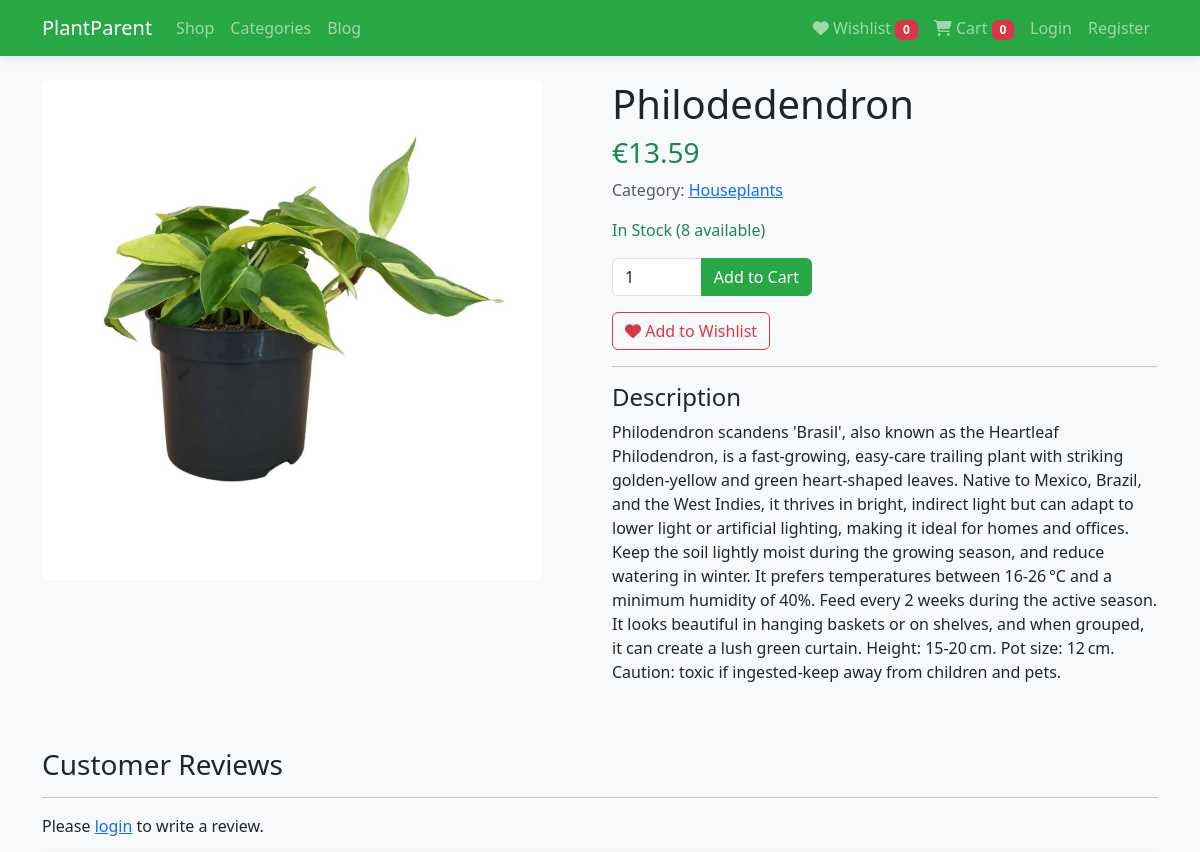
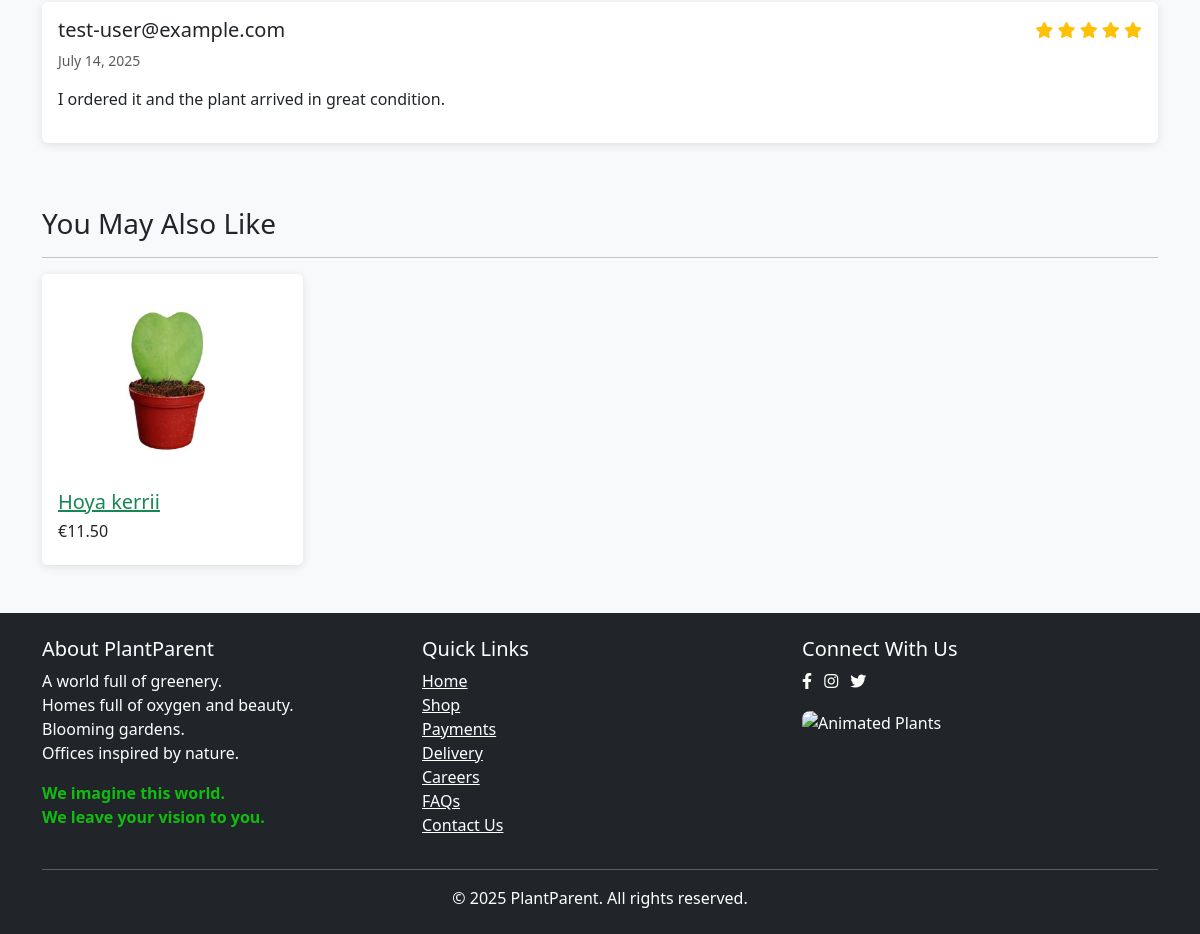
The app's page /philodedendron/ with its own data (2 pictures, top to bottom).
### products/models.py (models this page shows, shortened)
class Product(models.Model):
    name = models.CharField(max_length=200)
    slug = models.SlugField(max_length=200, unique=True)
    description = models.TextField()
    short_description = models.CharField(max_length=300, blank=True)
    price = models.DecimalField(max_digits=10, decimal_places=2)
    category = models.ForeignKey(
        Category,
        related_name='products',
        on_delete=models.SET_NULL,
        null=True
    )
    image = models.ImageField(upload_to='products/')
    stock = models.PositiveIntegerField(default=0)
    available = models.BooleanField(default=True)
    created = models.DateTimeField(auto_now_add=True)
    updated = models.DateTimeField(auto_now=True)
    featured = models.BooleanField(default=False)
    class Meta:
        ordering = ['-created']
        indexes = [
            models.Index(fields=['id', 'slug']),
            models.Index(fields=['name']),
            models.Index(fields=['-created']),
        ]
    def get_absolute_url(self):
        return reverse('products:detail', args=[self.slug])

class Category(models.Model):
    name = models.CharField(max_length=100)
    slug = models.SlugField(max_length=100, unique=True)
    description = models.TextField(blank=True)
    image = models.ImageField(upload_to='categories/', blank=True)
    class Meta:
        verbose_name_plural = "Categories"
        ordering = ['name']
    def get_absolute_url(self):
        return reverse('products:category', args=[self.slug])

### reviews/models.py (models this page shows, shortened)
class Review(models.Model):
    class Rating(models.IntegerChoices):
        ONE = 1, _('★☆☆☆☆')
        TWO = 2, _('★★☆☆☆')
        THREE = 3, _('★★★☆☆')
        FOUR = 4, _('★★★★☆')
        FIVE = 5, _('★★★★★')
    product = models.ForeignKey(
        Product,
        on_delete=models.CASCADE,
        related_name='reviews'
    )
    user = models.ForeignKey(
        settings.AUTH_USER_MODEL,
        on_delete=models.CASCADE,
        related_name='reviews'
    )
    rating = models.IntegerField(choices=Rating.choices)
    comment = models.TextField()
    created_at = models.DateTimeField(auto_now_add=True)
    updated_at = models.DateTimeField(auto_now=True)
    approved = models.BooleanField(default=False)
    class Meta:
        ordering = ['-created_at']

### accounts/models.py (models this page shows, shortened)
class User(AbstractUser):
    username = None
    email = models.EmailField(_('email address'), unique=True)
    phone = models.CharField(max_length=20, blank=True)
    address = models.TextField(blank=True)
    city = models.CharField(max_length=100, blank=True)
    postal_code = models.CharField(max_length=20, blank=True)
    country = models.CharField(max_length=100, blank=True)
    profile_picture = models.ImageField(
        upload_to=user_profile_picture_path,
        blank=True,
        null=True,
        validators=[validate_image_size, validate_image_format],
        help_text=_('Upload a profile picture (max 1MB, formats: JPG, PNG, GIF)')
    )
    receive_newsletter = models.BooleanField(default=False)
    USERNAME_FIELD = 'email'
    REQUIRED_FIELDS = []
    objects = UserManager()
    class Meta:
        permissions = [
            ("can_publish_post", "Can publish blog posts without approval"),
            ("can_edit_all_posts", "Can edit any blog post (not just own)"),
        ]
    class Meta:
        verbose_name = 'User'
        verbose_name_plural = 'Users'

### products/views.py (the view)
# urls.py: path('<slug:slug>/', views.ProductDetailView.as_view(), name='detail'),
class ProductDetailView(DetailView):
    model = Product
    template_name = 'products/detail.html'
    context_object_name = 'product'
    slug_url_kwarg = 'slug'
    def get_context_data(self, **kwargs):
        context = super().get_context_data(**kwargs)
        context['related_products'] = Product.objects.filter(
            category=self.object.category
        ).exclude(id=self.object.id)[:4]
        return context

### plantparent/context_processors.py (called while the page is built)
def cart_context(request):
    context = {}
    if request.user.is_authenticated:
        cart = Cart.objects.filter(user=request.user).first()
        context['cart'] = cart
    return context

def wishlist_context(request):
    context = {}
    if request.user.is_authenticated:
        wishlist, created = Wishlist.objects.get_or_create(user=request.user)
        context['wishlist'] = wishlist
    return context

### templates/products/detail.html (shortened to what this page needs)
{% extends 'base.html' %}
{% load crispy_forms_tags %}
{% block content %}
<div class="row">
    <div class="col-md-6">
        <img src="{{ product.image.url }}" alt="{{ product.name }}" class="img-fluid rounded">
    </div>
    <div class="col-md-6">
        <h1>{{ product.name }}</h1>
        <h3 class="text-success">€{{ product.price }}</h3>
        <p class="text-muted">Category: <a href="{{ product.category.get_absolute_url }}">{{ product.category.name }}</a></p>
        {% if product.stock > 0 %}
            <p class="text-success">In Stock ({{ product.stock }} available)</p>
            <form action="{% url 'cart:add' product.id %}" method="post" class="mb-3">
                <div class="input-group mb-3" style="max-width: 200px;">
                    <input type="number" name="quantity" value="1" min="1" max="{{ product.stock }}" class="form-control">
                    <button type="submit" class="btn btn-success">Add to Cart</button>
                </div>
            </form>
            <form action="{% url 'wishlist:add' product.id %}" method="post" class="d-inline">
                <button type="submit" class="btn btn-outline-danger">
                    <i class="fas fa-heart"></i> Add to Wishlist
                </button>
            </form>
        {% else %}
            <p class="text-danger">Out of Stock</p>
        {% endif %}
        <hr>
        <h4>Description</h4>
        <p>{{ product.description }}</p>
    </div>
</div>
<div class="row mt-5">
    <div class="col-12">
        <h3>Customer Reviews</h3>
        <hr>
        {% if request.user.is_authenticated %}
            {% if not user_review %}
                <a href="{% url 'reviews:add' product.slug %}" class="btn btn-success mb-4">
                    Write a Review
                </a>
            {% endif %}
        {% else %}
            <p>Please <a href="{% url 'accounts:login' %}">login</a> to write a review.</p>
        {% endif %}
        {% for review in product.reviews.all %}
            {% if review.approved or review.user == request.user %}
                <div class="card mb-3">
                    <div class="card-body">
                        <div class="d-flex justify-content-between">
                            <h5>{{ review.user.email }}</h5>
                            <div class="text-warning">
                                {% for i in "12345" %}
                                    {% if forloop.counter <= review.rating %}
                                        <i class="fas fa-star"></i>
                                    {% else %}
                                        <i class="far fa-star"></i>
                                    {% endif %}
                                {% endfor %}
                            </div>
                        </div>
                        <p class="text-muted small">{{ review.created_at|date:"F j, Y" }}</p>
                        <p>{{ review.comment }}</p>
                    </div>
                </div>
            {% endif %}
        {% empty %}
            <p>No reviews yet.</p>
        {% endfor %}
    </div>
</div>
{% if related_products %}
<div class="row mt-5">
    <div class="col-12">
        <h3>You May Also Like</h3>
        <hr>
        <div class="row">
            {% for product in related_products %}
                <div class="col-lg-3 col-md-4 col-6 mb-4">
                    <div class="card h-100">
                        <a href="{{ product.get_absolute_url }}">
                            <img class="card-img-top" src="{{ product.image.url }}" alt="{{ product.name }}">
                        </a>
                        <div class="card-body">
                            <h5 class="card-title">
                                <a href="{{ product.get_absolute_url }}" class="text-success">{{ product.name }}</a>
                            </h5>
                            <h6>€{{ product.price }}</h6>
                        </div>
                    </div>
                </div>
            {% endfor %}
        </div>
    </div>
</div>
{% endif %}
{% endblock %}

### templates/base.html (style rules this page uses)
body { font-family: 'Segoe UI', Tahoma, Geneva, Verdana, sans-serif; background-color: #f8f9fa; }
.card { transition: transform 0.3s ease, box-shadow 0.3s ease; border: none; box-shadow: 0 2px 10px rgba(0, 0, 0, 0.1); }
.card-img-top { height: 200px; object-fit: cover; }
.btn-success { background-color: #28a745; border-color: #28a745; }
.img-fluid.rounded { max-height: 500px; object-fit: cover; }

### records on screen
Product: image (picture), name "Philodedendron", price "13.59", category.name "Houseplants", stock "8", description "Philodendron scandens 'Brasil', also known as the Heartleaf Philodendron, is a fast-growing, easy-care trailing plant with striking golden-yellow and green heart-shaped leaves. Native to Mexico, Brazil, and the West Indies, it thrives in bright, indirect light but can adapt to lower light or artificial lighting, making it ideal for homes and offices. Keep the soil lightly moist during the growing season, and reduce watering in winter. It prefers temperatures between 16-26 °C and a minimum humidity of 40%. Feed every 2 weeks during the active season. It looks beautiful in hanging baskets or on shelves, and when grouped, it can create a lush green curtain. Height: 15-20 cm. Pot size: 12 cm.…"
Review: user.email "test-user@example.com", approved True (drawn), created_at "July 14, 2025", comment "I ordered it and the plant arrived in great condition."
Product: image (picture), name "Hoya kerrii", price "11.50"
